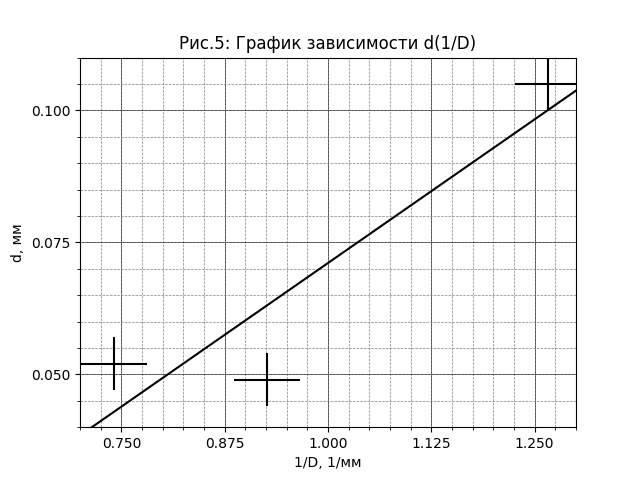

Source code (Python):
import pandas as pd
import matplotlib.pyplot as plt
from matplotlib.ticker import MultipleLocator
import numpy as np

data = pd.read_csv("table6.csv")
x = data["x"].values
y = data["y"].values

plt.errorbar(x, y, xerr=0.04, yerr=0.005, ls="--", marker="o", color="k", fmt=None)
a = np.arange(min(x)-10, max(x)+10, 0.001)
p = np.poly1d(np.polyfit(x, y, 1))
print('Уравнение', np.poly1d(np.polyfit(x, y, 1)))
plt.plot(a, p(a), color='k')
plt.xlim(0.7, 1.3)
plt.ylim(0.04, 0.11)

xminorLocator = MultipleLocator(0.025)
yminorLocator = MultipleLocator(0.005)
xmajorLocator = MultipleLocator(0.125)
ymajorLocator = MultipleLocator(0.025)
ax = plt.subplot()
ax.xaxis.set_minor_locator(xminorLocator)
ax.yaxis.set_minor_locator(yminorLocator)
ax.xaxis.set_major_locator(xmajorLocator)
ax.yaxis.set_major_locator(ymajorLocator)
plt.grid(which='major', ls='-', lw=0.5, c='k')
plt.grid(which='minor', ls='--', lw=0.5, c='grey')
plt.title("Рис.5: График зависимости d(1/D)")
plt.xlabel(u"1/D, 1/мм")
plt.ylabel(u"d, мм")
plt.show()
